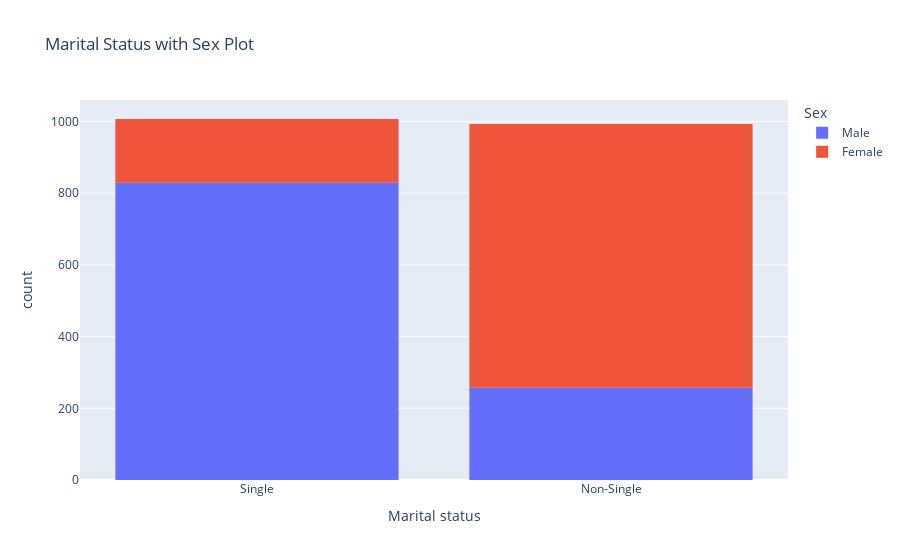

This figure's notebook cell:
### Code cell
fig = px.histogram(df, x="Marital status", color = "Sex", title="Marital Status with Sex Plot")
fig.show()

### Figure 1 — Plotly figure (JSON) as saved in the notebook; plotly's stock layout.template omitted (floating-point values rounded to 4 significant figures; data arrays with more than 128 entries replaced by an {"elided": "..."} marker saying what was removed)
{"data": [{"alignmentgroup": "True", "bingroup": "x", "hovertemplate": "Sex=Male<br>Marital status=%{x}<br>count=%{y}<extra></extra>", "legendgroup": "Male", "marker": {"color": "#636efa"}, "name": "Male", "offsetgroup": "Male", "orientation": "v", "showlegend": true, "type": "histogram", "x": {"elided": "1086 str values"}, "xaxis": "x", "yaxis": "y"}, {"alignmentgroup": "True", "bingroup": "x", "hovertemplate": "Sex=Female<br>Marital status=%{x}<br>count=%{y}<extra></extra>", "legendgroup": "Female", "marker": {"color": "#EF553B"}, "name": "Female", "offsetgroup": "Female", "orientation": "v", "showlegend": true, "type": "histogram", "x": {"elided": "914 str values"}, "xaxis": "x", "yaxis": "y"}], "layout": {"barmode": "relative", "legend": {"title": {"text": "Sex"}, "tracegroupgap": 0}, "title": {"text": "Marital Status with Sex Plot"}, "xaxis": {"anchor": "y", "domain": [0, 1], "title": {"text": "Marital status"}}, "yaxis": {"anchor": "x", "domain": [0, 1], "title": {"text": "count"}}}}
